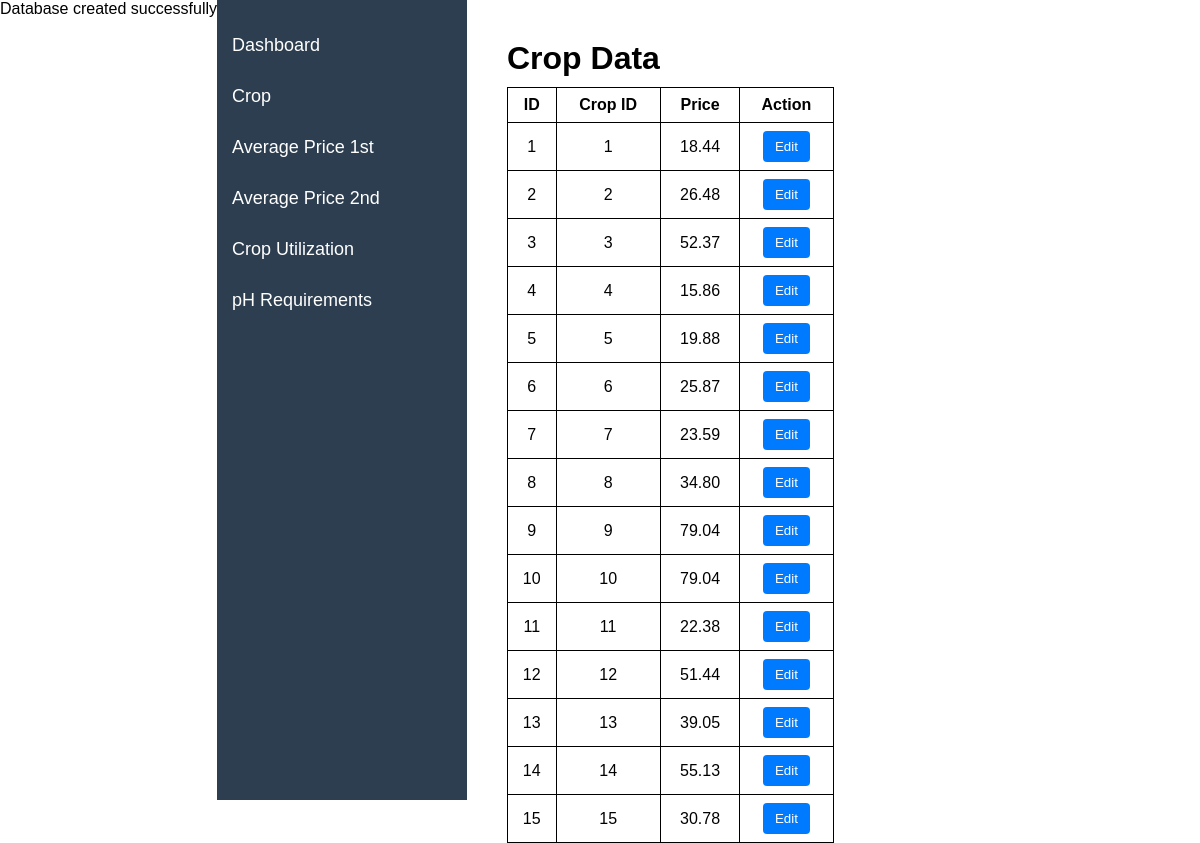
Screenshot of /1sthalf with the database file from the repository.
### tables this page shows
CREATE TABLE `average_price_first_half` (
  `id` int(11) NOT NULL,
  `crop_id` int(11) NOT NULL,
  `price` decimal(6,2) NOT NULL
);

### index.php (called while the page is built, shortened)
<?php
    require("code/routing.php");
?>

### website/pages/1sthalf.php (the view, shortened to what this page needs)
<html>
<head>
  <link rel="stylesheet" href="website/css/1sthalf.css">
</head>
<body>
  <h1>Crop Data</h1>
  <table border="1" width="100%">
    <tr>
      <th>ID</th>
      <th>Crop ID</th>
      <th>Price</th>
      <th>Action</th>
    </tr>
    <?php
      $sql = "SELECT id, crop_id, price FROM average_price_first_half";
      $result = $conn->query($sql);
      if ($result->num_rows > 0) {
        while($row = $result->fetch_assoc()) {
          echo "<tr>";
          echo "<td>" . $row['id'] . "</td>";
          echo "<td>" . $row['crop_id'] . "</td>";
          echo "<td>" . $row['price'] . "</td>";
          echo "<td><button class='edit-btn' onclick=\"openModal('{$row['id']}', '{$row['crop_id']}', '{$row['price']}')\">Edit</button></td>";
          echo "</tr>";
        }
      } else {
        echo "<tr><td colspan='4'>No records found</td></tr>";
      }
    ?>
  </table>
</body>
</html>

### website/css/1sthalf.css (style rules this page uses)
h1 { margin-bottom: 10px; }
table { border-collapse: collapse; width: 50%; margin-bottom: 20px; }
th, td { border: 1px solid black; padding: 8px; text-align: center; }
button.edit-btn { background-color: #007bff; color: white; border: none; padding: 8px 12px; cursor: pointer; border-radius: 4px; }

### website/Main.php (style rules this page uses)
* { margin: 0; padding: 0; box-sizing: border-box; font-family: Arial, sans-serif; }
body { display: flex; }

### rows the page displays
average_price_first_half: id "1", crop "1", price "18.44"
average_price_first_half: id "2", crop "2", price "26.48"
average_price_first_half: id "3", crop "3", price "52.37"
average_price_first_half: id "4", crop "4", price "15.86"
average_price_first_half: id "5", crop "5", price "19.88"
average_price_first_half: id "6", crop "6", price "25.87"
average_price_first_half: id "7", crop "7", price "23.59"
average_price_first_half: id "8", crop "8", price "34.80"
average_price_first_half: id "9", crop "9", price "79.04"
average_price_first_half: id "10", crop "10", price "79.04"
average_price_first_half: id "11", crop "11", price "22.38"
average_price_first_half: id "12", crop "12", price "51.44"
average_price_first_half: id "13", crop "13", price "39.05"
average_price_first_half: id "14", crop "14", price "55.13"
average_price_first_half: id "15", crop "15", price "30.78"
